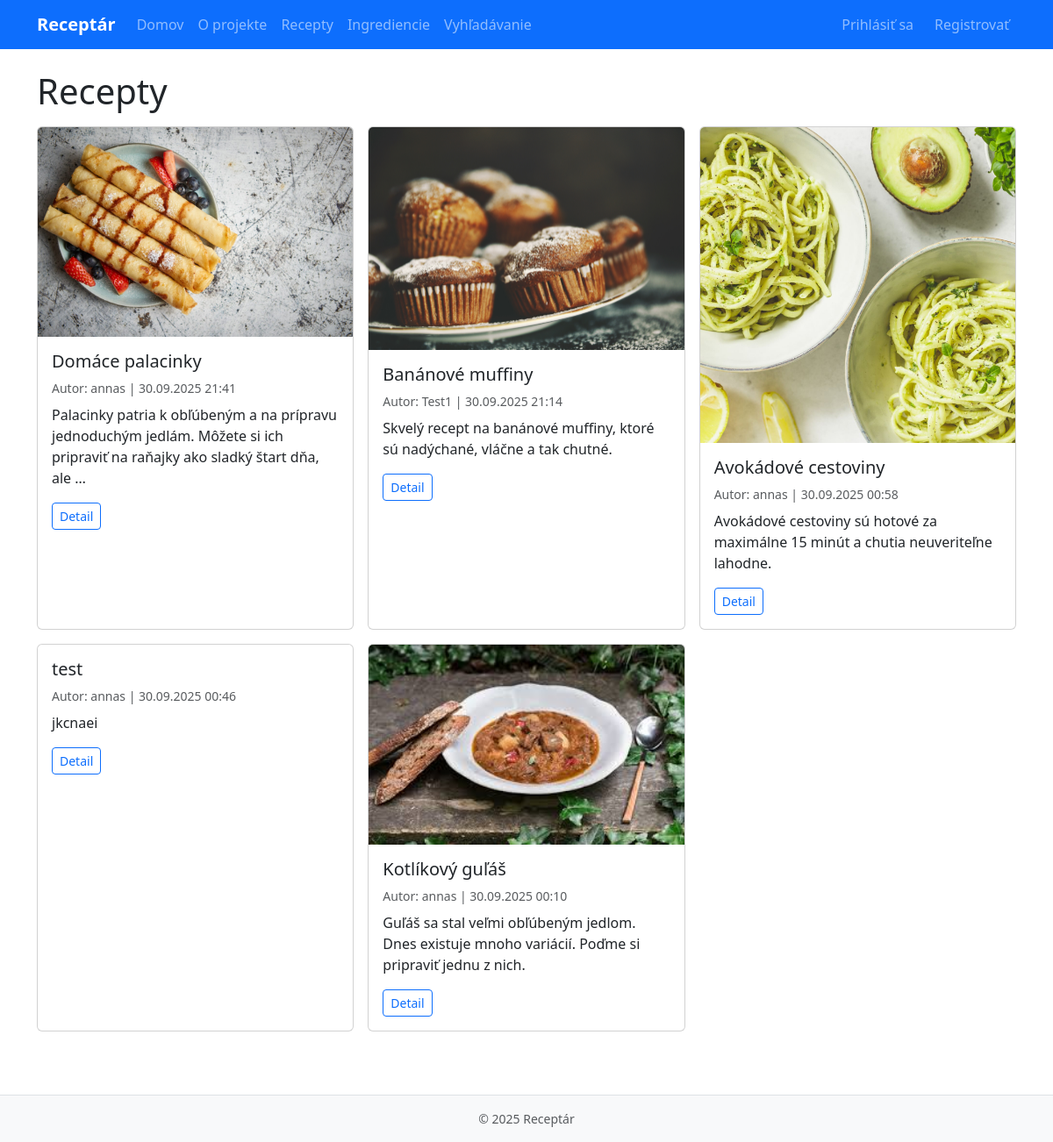
Page /recipes/ on the earlier database version.
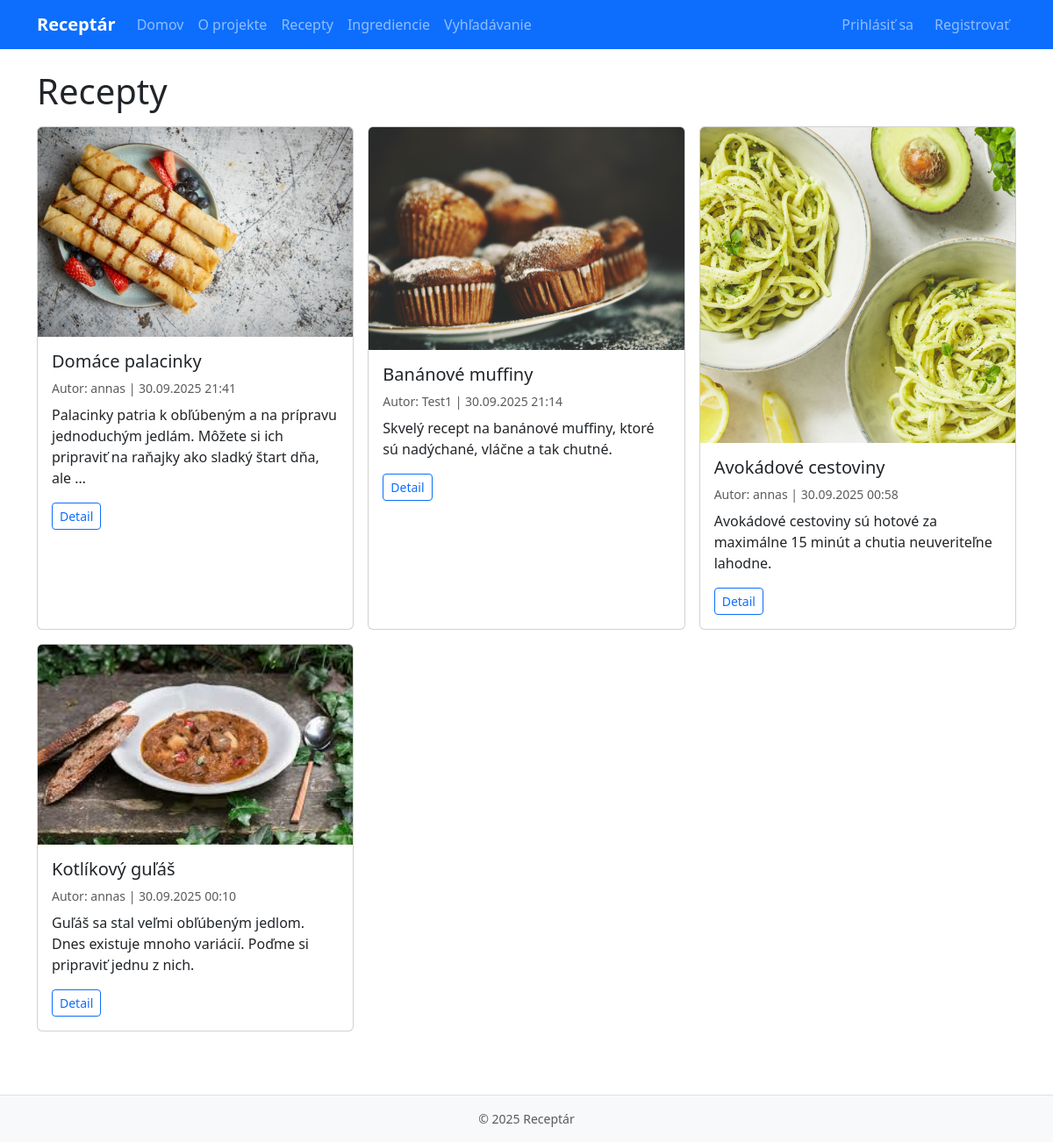
Same page on the later database version.
### recipes/models.py (models this page shows, shortened)
class Recipe(models.Model):
    title = models.CharField(max_length=200)
    description = models.TextField(blank=True)
    instructions = models.TextField()
    image = models.ImageField(upload_to="recipes/", blank=True, null=True)
    created_by = models.ForeignKey(User, on_delete=models.CASCADE, related_name="recipes")
    created_at = models.DateTimeField(auto_now_add=True)
    ingredients = models.ManyToManyField(Ingredient, through="RecipeIngredient", related_name="recipes")
    class Meta:
        ordering = ["-created_at"]

### recipes/views.py (the view)
# urls.py: path("", RecipeListView.as_view(), name="list"),
class RecipeListView(ListView):
    model = Recipe
    template_name = "recipes/recipe_list.html"
    context_object_name = "recipes"
    paginate_by = 12

### templates/recipes/recipe_list.html (shortened to what this page needs)
{% extends "base.html" %}
{% block content %}
<h1 class="mb-3">Recepty</h1>
<div class="row g-3">
  {% for r in recipes %}
  <div class="col-md-4">
    <div class="card h-100">
      {% if r.image %}<img src="{{ r.image.url }}" class="card-img-top" alt="{{ r.title }}">{% endif %}
      <div class="card-body">
        <h5 class="card-title">{{ r.title }}</h5>
        <p class="card-text text-muted small mb-2">Autor: {{ r.created_by.username }} | {{ r.created_at|date:"d.m.Y H:i" }}</p>
        <p class="card-text">{{ r.description|truncatewords:20 }}</p>
        <a href="{% url 'recipes:detail' r.pk %}" class="btn btn-outline-primary btn-sm">Detail</a>
      </div>
    </div>
  </div>
  {% empty %}
    <p>Žiadne recepty zatiaľ nie sú.</p>
  {% endfor %}
</div>
{% endblock %}

Differences in the rows shown:
removed Recipe: title "test", created_by.username "annas", created_at "30.09.2025 00:46", description "jkcnaei"
